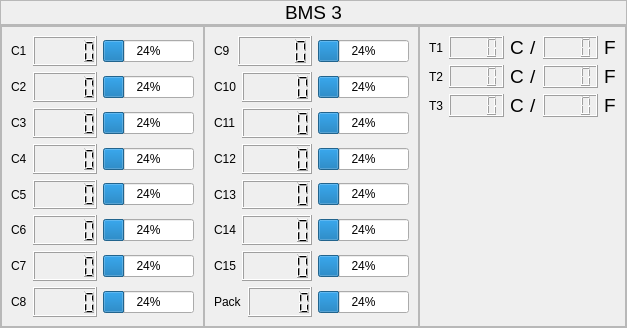
            <widget class="QWidget" name="BMS3">
             <layout class="QVBoxLayout" name="verticalLayout_17">
              <property name="spacing">
               <number>0</number>
              </property>
              <property name="leftMargin">
               <number>0</number>
              </property>
              <property name="topMargin">
               <number>0</number>
              </property>
              <property name="rightMargin">
               <number>0</number>
              </property>
              <property name="bottomMargin">
               <number>0</number>
              </property>
              <item>
               <widget class="QFrame" name="frame_9">
                <property name="maximumSize">
                 <size>
                  <width>16777215</width>
                  <height>40</height>
                 </size>
                </property>
                <property name="frameShape">
                 <enum>QFrame::StyledPanel</enum>
                </property>
                <property name="frameShadow">
                 <enum>QFrame::Raised</enum>
                </property>
                <layout class="QHBoxLayout" name="horizontalLayout_95">
                 <property name="spacing">
                  <number>0</number>
                 </property>
                 <property name="leftMargin">
                  <number>0</number>
                 </property>
                 <property name="topMargin">
                  <number>0</number>
                 </property>
                 <property name="rightMargin">
                  <number>0</number>
                 </property>
                 <property name="bottomMargin">
                  <number>0</number>
                 </property>
                 <item>
                  <widget class="QLabel" name="label_122">
                   <property name="font">
                    <font>
                     <pointsize>14</pointsize>
                    </font>
                   </property>
                   <property name="text">
                    <string>BMS 3</string>
                   </property>
                   <property name="alignment">
                    <set>Qt::AlignCenter</set>
                   </property>
                  </widget>
                 </item>
                </layout>
               </widget>
              </item>
              <item>
               <widget class="QFrame" name="frame_8">
                <property name="frameShape">
                 <enum>QFrame::StyledPanel</enum>
                </property>
                <property name="frameShadow">
                 <enum>QFrame::Raised</enum>
                </property>
                <layout class="QHBoxLayout" name="horizontalLayout_75">
                 <property name="spacing">
                  <number>0</number>
                 </property>
                 <property name="leftMargin">
                  <number>0</number>
                 </property>
                 <property name="topMargin">
                  <number>0</number>
                 </property>
                 <property name="rightMargin">
                  <number>0</number>
                 </property>
                 <property name="bottomMargin">
                  <number>0</number>
                 </property>
                 <item>
                  <widget class="QFrame" name="Group1_4">
                   <property name="maximumSize">
                    <size>
                     <width>2000</width>
                     <height>16777215</height>
                    </size>
                   </property>
                   <property name="frameShape">
                    <enum>QFrame::StyledPanel</enum>
                   </property>
                   <property name="frameShadow">
                    <enum>QFrame::Raised</enum>
                   </property>
                   <layout class="QVBoxLayout" name="verticalLayout_14">
                    <item>
                     <layout class="QHBoxLayout" name="horizontalLayout_76" stretch="1,4,1">
                      <item>
                       <widget class="QLabel" name="label_94">
                        <property name="text">
                         <string>C1</string>
                        </property>
                       </widget>
                      </item>
                      <item>
                       <widget class="QLCDNumber" name="lcdNumber1_4">
                        <property name="sizePolicy">
                         <sizepolicy hsizetype="Expanding" vsizetype="Expanding">
                          <horstretch>0</horstretch>
                          <verstretch>0</verstretch>
                         </sizepolicy>
                        </property>
                       </widget>
                      </item>
                      <item>
                       <widget class="QProgressBar" name="progressBar1_4">
                        <property name="value">
                         <number>24</number>
                        </property>
                       </widget>
                      </item>
                     </layout>
                    </item>
                    <item>
                     <layout class="QHBoxLayout" name="horizontalLayout_77" stretch="1,4,1">
                      <item>
                       <widget class="QLabel" name="label_95">
                        <property name="text">
                         <string>C2</string>
                        </property>
                       </widget>
                      </item>
                      <item>
                       <widget class="QLCDNumber" name="lcdNumber2_4">
                        <property name="sizePolicy">
                         <sizepolicy hsizetype="Expanding" vsizetype="Expanding">
                          <horstretch>0</horstretch>
                          <verstretch>0</verstretch>
                         </sizepolicy>
                        </property>
                       </widget>
                      </item>
                      <item>
                       <widget class="QProgressBar" name="progressBar2_4">
                        <property name="value">
                         <number>24</number>
                        </property>
                       </widget>
                      </item>
                     </layout>
                    </item>
                    <item>
                     <layout class="QHBoxLayout" name="horizontalLayout_78" stretch="1,4,1">
                      <item>
                       <widget class="QLabel" name="label_96">
                        <property name="text">
                         <string>C3</string>
                        </property>
                       </widget>
                      </item>
                      <item>
                       <widget class="QLCDNumber" name="lcdNumber3_4">
                        <property name="sizePolicy">
                         <sizepolicy hsizetype="Expanding" vsizetype="Expanding">
                          <horstretch>0</horstretch>
                          <verstretch>0</verstretch>
                         </sizepolicy>
                        </property>
                       </widget>
                      </item>
                      <item>
                       <widget class="QProgressBar" name="progressBar3_4">
                        <property name="value">
                         <number>24</number>
                        </property>
                       </widget>
                      </item>
                     </layout>
                    </item>
                    <item>
                     <layout class="QHBoxLayout" name="horizontalLayout_79" stretch="1,4,1">
                      <item>
                       <widget class="QLabel" name="label_97">
                        <property name="text">
                         <string>C4</string>
                        </property>
                       </widget>
                      </item>
                      <item>
                       <widget class="QLCDNumber" name="lcdNumber4_4">
                        <property name="sizePolicy">
                         <sizepolicy hsizetype="Expanding" vsizetype="Expanding">
                          <horstretch>0</horstretch>
                          <verstretch>0</verstretch>
                         </sizepolicy>
                        </property>
                       </widget>
                      </item>
                      <item>
                       <widget class="QProgressBar" name="progressBar4_4">
                        <property name="value">
                         <number>24</number>
                        </property>
                       </widget>
                      </item>
                     </layout>
                    </item>
                    <item>
                     <layout class="QHBoxLayout" name="horizontalLayout_80" stretch="1,4,1">
                      <item>
                       <widget class="QLabel" name="label_98">
                        <property name="text">
                         <string>C5</string>
                        </property>
                       </widget>
                      </item>
                      <item>
                       <widget class="QLCDNumber" name="lcdNumber5_4">
                        <property name="sizePolicy">
                         <sizepolicy hsizetype="Expanding" vsizetype="Expanding">
                          <horstretch>0</horstretch>
                          <verstretch>0</verstretch>
                         </sizepolicy>
                        </property>
                       </widget>
                      </item>
                      <item>
                       <widget class="QProgressBar" name="progressBar5_4">
                        <property name="value">
                         <number>24</number>
                        </property>
                       </widget>
                      </item>
                     </layout>
                    </item>
                    <item>
                     <layout class="QHBoxLayout" name="horizontalLayout_81" stretch="1,4,1">
                      <item>
                       <widget class="QLabel" name="label_99">
                        <property name="text">
                         <string>C6</string>
                        </property>
                       </widget>
                      </item>
                      <item>
                       <widget class="QLCDNumber" name="lcdNumber6_4">
                        <property name="sizePolicy">
                         <sizepolicy hsizetype="Expanding" vsizetype="Expanding">
                          <horstretch>0</horstretch>
                          <verstretch>0</verstretch>
                         </sizepolicy>
                        </property>
                       </widget>
                      </item>
                      <item>
                       <widget class="QProgressBar" name="progressBar6_4">
                        <property name="value">
                         <number>24</number>
                        </property>
                       </widget>
                      </item>
                     </layout>
                    </item>
                    <item>
                     <layout class="QHBoxLayout" name="horizontalLayout_82" stretch="1,4,1">
                      <item>
                       <widget class="QLabel" name="label_100">
                        <property name="text">
                         <string>C7</string>
                        </property>
                       </widget>
                      </item>
                      <item>
                       <widget class="QLCDNumber" name="lcdNumber7_4">
                        <property name="sizePolicy">
                         <sizepolicy hsizetype="Expanding" vsizetype="Expanding">
                          <horstretch>0</horstretch>
                          <verstretch>0</verstretch>
                         </sizepolicy>
                        </property>
                       </widget>
                      </item>
                      <item>
                       <widget class="QProgressBar" name="progressBar7_4">
                        <property name="value">
                         <number>24</number>
                        </property>
                       </widget>
                      </item>
                     </layout>
                    </item>
                    <item>
                     <layout class="QHBoxLayout" name="horizontalLayout_83" stretch="1,4,1">
                      <item>
                       <widget class="QLabel" name="label_101">
                        <property name="text">
                         <string>C8</string>
                        </property>
                       </widget>
                      </item>
                      <item>
                       <widget class="QLCDNumber" name="lcdNumber8_4">
                        <property name="sizePolicy">
                         <sizepolicy hsizetype="Expanding" vsizetype="Expanding">
                          <horstretch>0</horstretch>
                          <verstretch>0</verstretch>
                         </sizepolicy>
                        </property>
                       </widget>
                      </item>
                      <item>
                       <widget class="QProgressBar" name="progressBar8_4">
                        <property name="value">
                         <number>24</number>
                        </property>
                       </widget>
                      </item>
                     </layout>
                    </item>
                   </layout>
                  </widget>
                 </item>
                 <item>
                  <widget class="QFrame" name="Group2_4">
                   <property name="maximumSize">
                    <size>
                     <width>2000</width>
                     <height>16777215</height>
                    </size>
                   </property>
                   <property name="frameShape">
                    <enum>QFrame::StyledPanel</enum>
                   </property>
                   <property name="frameShadow">
                    <enum>QFrame::Raised</enum>
                   </property>
                   <layout class="QVBoxLayout" name="verticalLayout_15">
                    <item>
                     <layout class="QHBoxLayout" name="horizontalLayout_84" stretch="1,4,1">
                      <item>
                       <widget class="QLabel" name="label_102">
                        <property name="text">
                         <string>C9</string>
                        </property>
                       </widget>
                      </item>
                      <item>
                       <widget class="QLCDNumber" name="lcdNumber9_4">
                        <property name="sizePolicy">
                         <sizepolicy hsizetype="Expanding" vsizetype="Expanding">
                          <horstretch>0</horstretch>
                          <verstretch>0</verstretch>
                         </sizepolicy>
                        </property>
                       </widget>
                      </item>
                      <item>
                       <widget class="QProgressBar" name="progressBar9_4">
                        <property name="value">
                         <number>24</number>
                        </property>
                       </widget>
                      </item>
                     </layout>
                    </item>
                    <item>
                     <layout class="QHBoxLayout" name="horizontalLayout_85" stretch="1,4,1">
                      <item>
                       <widget class="QLabel" name="label_103">
                        <property name="text">
                         <string>C10</string>
                        </property>
                       </widget>
                      </item>
                      <item>
                       <widget class="QLCDNumber" name="lcdNumber10_4">
                        <property name="sizePolicy">
                         <sizepolicy hsizetype="Expanding" vsizetype="Expanding">
                          <horstretch>0</horstretch>
                          <verstretch>0</verstretch>
                         </sizepolicy>
                        </property>
                       </widget>
                      </item>
                      <item>
                       <widget class="QProgressBar" name="progressBar10_4">
                        <property name="value">
                         <number>24</number>
                        </property>
                       </widget>
                      </item>
                     </layout>
                    </item>
                    <item>
                     <layout class="QHBoxLayout" name="horizontalLayout_86" stretch="1,4,1">
                      <item>
                       <widget class="QLabel" name="label_104">
                        <property name="text">
                         <string>C11</string>
                        </property>
                       </widget>
                      </item>
                      <item>
                       <widget class="QLCDNumber" name="lcdNumber11_4">
                        <property name="sizePolicy">
                         <sizepolicy hsizetype="Expanding" vsizetype="Expanding">
                          <horstretch>0</horstretch>
                          <verstretch>0</verstretch>
                         </sizepolicy>
                        </property>
                       </widget>
                      </item>
                      <item>
                       <widget class="QProgressBar" name="progressBar11_4">
                        <property name="value">
                         <number>24</number>
                        </property>
                       </widget>
                      </item>
                     </layout>
                    </item>
                    <item>
                     <layout class="QHBoxLayout" name="horizontalLayout_87" stretch="1,4,1">
                      <item>
                       <widget class="QLabel" name="label_105">
                        <property name="text">
                         <string>C12</string>
                        </property>
                       </widget>
                      </item>
                      <item>
                       <widget class="QLCDNumber" name="lcdNumber12_4">
                        <property name="sizePolicy">
                         <sizepolicy hsizetype="Expanding" vsizetype="Expanding">
                          <horstretch>0</horstretch>
                          <verstretch>0</verstretch>
                         </sizepolicy>
                        </property>
                       </widget>
                      </item>
                      <item>
                       <widget class="QProgressBar" name="progressBar12_4">
                        <property name="value">
                         <number>24</number>
                        </property>
                       </widget>
                      </item>
                     </layout>
                    </item>
                    <item>
                     <layout class="QHBoxLayout" name="horizontalLayout_88" stretch="1,4,1">
                      <item>
                       <widget class="QLabel" name="label_106">
                        <property name="text">
                         <string>C13</string>
                        </property>
                       </widget>
                      </item>
                      <item>
                       <widget class="QLCDNumber" name="lcdNumber13_4">
                        <property name="sizePolicy">
                         <sizepolicy hsizetype="Expanding" vsizetype="Expanding">
                          <horstretch>0</horstretch>
                          <verstretch>0</verstretch>
                         </sizepolicy>
                        </property>
                       </widget>
                      </item>
                      <item>
                       <widget class="QProgressBar" name="progressBar13_4">
                        <property name="value">
                         <number>24</number>
                        </property>
                       </widget>
                      </item>
                     </layout>
                    </item>
                    <item>
                     <layout class="QHBoxLayout" name="horizontalLayout_89" stretch="1,4,1">
                      <item>
                       <widget class="QLabel" name="label_107">
                        <property name="text">
                         <string>C14</string>
                        </property>
                       </widget>
                      </item>
                      <item>
                       <widget class="QLCDNumber" name="lcdNumber14_4">
                        <property name="sizePolicy">
                         <sizepolicy hsizetype="Expanding" vsizetype="Expanding">
                          <horstretch>0</horstretch>
                          <verstretch>0</verstretch>
                         </sizepolicy>
                        </property>
                       </widget>
                      </item>
                      <item>
                       <widget class="QProgressBar" name="progressBar14_4">
                        <property name="value">
                         <number>24</number>
                        </property>
                       </widget>
                      </item>
                     </layout>
                    </item>
                    <item>
                     <layout class="QHBoxLayout" name="horizontalLayout_90" stretch="1,4,1">
                      <item>
                       <widget class="QLabel" name="label_108">
                        <property name="text">
                         <string>C15</string>
                        </property>
                       </widget>
                      </item>
                      <item>
                       <widget class="QLCDNumber" name="lcdNumber15_4">
                        <property name="sizePolicy">
                         <sizepolicy hsizetype="Expanding" vsizetype="Expanding">
                          <horstretch>0</horstretch>
                          <verstretch>0</verstretch>
                         </sizepolicy>
                        </property>
                       </widget>
                      </item>
                      <item>
                       <widget class="QProgressBar" name="progressBar15_4">
                        <property name="value">
                         <number>24</number>
                        </property>
                       </widget>
                      </item>
                     </layout>
                    </item>
                    <item>
                     <layout class="QHBoxLayout" name="horizontalLayout_91" stretch="1,4,1">
                      <item>
                       <widget class="QLabel" name="label_109">
                        <property name="text">
                         <string>Pack</string>
                        </property>
                       </widget>
                      </item>
                      <item>
                       <widget class="QLCDNumber" name="lcdNumberPack_4">
                        <property name="sizePolicy">
                         <sizepolicy hsizetype="Expanding" vsizetype="Expanding">
                          <horstretch>0</horstretch>
                          <verstretch>0</verstretch>
                         </sizepolicy>
                        </property>
                       </widget>
                      </item>
                      <item>
                       <widget class="QProgressBar" name="progressBarPack_4">
                        <property name="value">
                         <number>24</number>
                        </property>
                       </widget>
                      </item>
                     </layout>
                    </item>
                   </layout>
                  </widget>
                 </item>
                 <item>
                  <widget class="QFrame" name="Group3_4">
                   <property name="frameShape">
                    <enum>QFrame::StyledPanel</enum>
                   </property>
                   <property name="frameShadow">
                    <enum>QFrame::Raised</enum>
                   </property>
                   <layout class="QVBoxLayout" name="verticalLayout_16">
                    <item>
                     <layout class="QHBoxLayout" name="horizontalLayout_92" stretch="1,8,1,1,8,1">
                      <item>
                       <widget class="QLabel" name="label_110">
                        <property name="text">
                         <string>T1</string>
                        </property>
                       </widget>
                      </item>
                      <item>
                       <widget class="QLCDNumber" name="lcdNumbert1c_4">
                        <property name="sizePolicy">
                         <sizepolicy hsizetype="Expanding" vsizetype="Expanding">
                          <horstretch>0</horstretch>
                          <verstretch>0</verstretch>
                         </sizepolicy>
                        </property>
                        <property name="digitCount">
                         <number>4</number>
                        </property>
                       </widget>
                      </item>
                      <item>
                       <widget class="QLabel" name="label_111">
                        <property name="font">
                         <font>
                          <pointsize>14</pointsize>
                         </font>
                        </property>
                        <property name="text">
                         <string>C</string>
                        </property>
                       </widget>
                      </item>
                      <item>
                       <widget class="QLabel" name="label_112">
                        <property name="font">
                         <font>
                          <pointsize>14</pointsize>
                         </font>
                        </property>
                        <property name="text">
                         <string>/</string>
                        </property>
                       </widget>
                      </item>
                      <item>
                       <widget class="QLCDNumber" name="lcdNumbert1f_4">
                        <property name="sizePolicy">
                         <sizepolicy hsizetype="Expanding" vsizetype="Expanding">
                          <horstretch>0</horstretch>
                          <verstretch>0</verstretch>
                         </sizepolicy>
                        </property>
                        <property name="digitCount">
                         <number>4</number>
                        </property>
                       </widget>
                      </item>
                      <item>
                       <widget class="QLabel" name="label_113">
                        <property name="font">
                         <font>
                          <pointsize>14</pointsize>
                         </font>
                        </property>
                        <property name="text">
                         <string>F</string>
                        </property>
                       </widget>
                      </item>
                     </layout>
                    </item>
                    <item>
                     <layout class="QHBoxLayout" name="horizontalLayout_93" stretch="1,8,1,1,8,1">
                      <item>
                       <widget class="QLabel" name="label_114">
                        <property name="text">
                         <string>T2</string>
                        </property>
                       </widget>
                      </item>
                      <item>
                       <widget class="QLCDNumber" name="lcdNumbert2c_4">
                        <property name="sizePolicy">
                         <sizepolicy hsizetype="Expanding" vsizetype="Expanding">
                          <horstretch>0</horstretch>
                          <verstretch>0</verstretch>
                         </sizepolicy>
                        </property>
                        <property name="digitCount">
                         <number>4</number>
                        </property>
                       </widget>
                      </item>
                      <item>
                       <widget class="QLabel" name="label_115">
                        <property name="font">
                         <font>
                          <pointsize>14</pointsize>
                         </font>
                        </property>
                        <property name="text">
                         <string>C</string>
                        </property>
                       </widget>
                      </item>
                      <item>
                       <widget class="QLabel" name="label_116">
                        <property name="font">
                         <font>
                          <pointsize>14</pointsize>
                         </font>
                        </property>
                        <property name="text">
                         <string>/</string>
                        </property>
                       </widget>
                      </item>
                      <item>
                       <widget class="QLCDNumber" name="lcdNumbert2f_4">
                        <property name="sizePolicy">
                         <sizepolicy hsizetype="Expanding" vsizetype="Expanding">
                          <horstretch>0</horstretch>
                          <verstretch>0</verstretch>
                         </sizepolicy>
                        </property>
                        <property name="digitCount">
                         <number>4</number>
                        </property>
                       </widget>
                      </item>
                      <item>
                       <widget class="QLabel" name="label_117">
                        <property name="font">
                         <font>
                          <pointsize>14</pointsize>
                         </font>
                        </property>
                        <property name="text">
                         <string>F</string>
                        </property>
                       </widget>
                      </item>
                     </layout>
                    </item>
                    <item>
                     <layout class="QHBoxLayout" name="horizontalLayout_94" stretch="1,8,1,1,8,1">
                      <item>
                       <widget class="QLabel" name="label_118">
                        <property name="text">
                         <string>T3</string>
                        </property>
                       </widget>
                      </item>
                      <item>
                       <widget class="QLCDNumber" name="lcdNumbert3c_4">
                        <property name="sizePolicy">
                         <sizepolicy hsizetype="Expanding" vsizetype="Expanding">
                          <horstretch>0</horstretch>
                          <verstretch>0</verstretch>
                         </sizepolicy>
                        </property>
                        <property name="digitCount">
                         <number>4</number>
                        </property>
                       </widget>
                      </item>
                      <item>
                       <widget class="QLabel" name="label_119">
                        <property name="font">
                         <font>
                          <pointsize>14</pointsize>
                         </font>
                        </property>
                        <property name="text">
                         <string>C</string>
                        </property>
                       </widget>
                      </item>
                      <item>
                       <widget class="QLabel" name="label_120">
                        <property name="font">
                         <font>
                          <pointsize>14</pointsize>
                         </font>
                        </property>
                        <property name="text">
                         <string>/</string>
                        </property>
                       </widget>
                      </item>
                      <item>
                       <widget class="QLCDNumber" name="lcdNumbert3f_4">
                        <property name="sizePolicy">
                         <sizepolicy hsizetype="Expanding" vsizetype="Expanding">
                          <horstretch>0</horstretch>
                          <verstretch>0</verstretch>
                         </sizepolicy>
                        </property>
                        <property name="digitCount">
                         <number>4</number>
                        </property>
                       </widget>
                      </item>
                      <item>
                       <widget class="QLabel" name="label_121">
                        <property name="font">
                         <font>
                          <pointsize>14</pointsize>
                         </font>
                        </property>
                        <property name="text">
                         <string>F</string>
                        </property>
                       </widget>
                      </item>
                     </layout>
                    </item>
                    <item>
                     <spacer name="verticalSpacer_4">
                      <property name="orientation">
                       <enum>Qt::Vertical</enum>
                      </property>
                      <property name="sizeType">
                       <enum>QSizePolicy::Fixed</enum>
                      </property>
                      <property name="sizeHint" stdset="0">
                       <size>
                        <width>20</width>
                        <height>200</height>
                       </size>
                      </property>
                     </spacer>
                    </item>
                   </layout>
                  </widget>
                 </item>
                </layout>
               </widget>
              </item>
             </layout>
            </widget>
